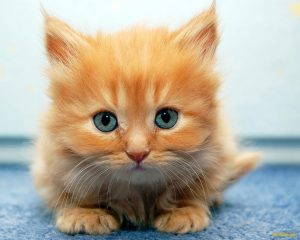
#> input picture lab2/cat.jpg, 300 x 240 px
$ jupyter execute --allow-errors juannavas.ipynb
#> lines starting #> are read from the running program, lines starting #| are printed output that depends on the picture
## imageio

Imageio es una librería de Python que proporciona una interfaz fácil para leer y escribir una amplia gama de datos de imágenes, incluidas imágenes animadas, datos volumétricos y formatos científicos. Es multiplataforma, se ejecuta en Python 3.5+ y es fácil de instalar.

## scikit-image
Procesamiento de imágenes SciKit

Algoritmos de procesamiento de imágenes para SciPy, que incluyen IO, morfología, filtrado, deformación, manipulación de color, detección de objetos, etc.

#### Instalar librerias

#### Importar librerias

[cell 1]

from imageio import imread, imwrite
from skimage.transform import resize

La función **imread** de la librería **imageio** lee la imagen de la ruta pasada por parámetro. Luego, cargamos la imagen en la variable **img**, que es una matriz de pixeles.

[cell 2]
img = imread('./cat.jpg')
#> img is the input picture: shape (240, 300, 3); mean R, G, B 182.5, 172.7, 155.3

podemos cambiar los colores de la imagen multiplicando cada pixel por un vector de tres posiciones, donde cada posición representa una proporción para cada color RGB.

[cell 3]
img_tint = img * [1, 0.45, 0.3]
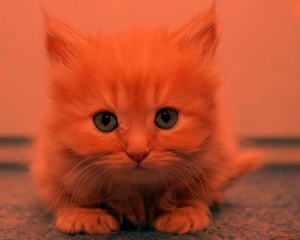
#> img_tint: shape (240, 300, 3) float64; mean R, G, B 182.5, 77.7, 46.6

#> (a cell that did not finish here is left out)

La librería **scikit-image** tiene una función llamada **resize** que permite cambiar el tamaño de imágenes. Por ejemplo:

[cell 5]
# Cambiamos el tamaño a 50 x 50 pixeles
img_tint_resize = resize(img_tint, (50, 50))
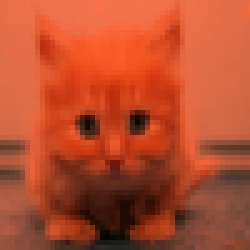
#> img_tint_resize: shape (50, 50, 3) float64 (shown 5 times larger); mean R, G, B 182.5, 77.7, 46.6
